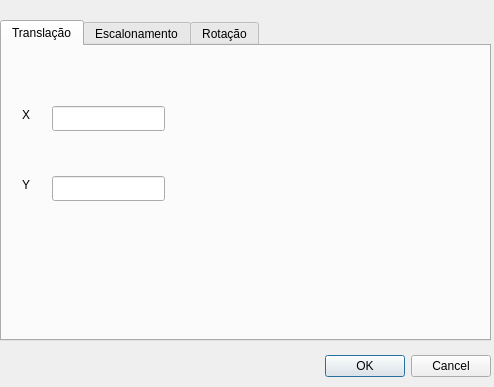
<?xml version="1.0" encoding="UTF-8"?>
<ui version="4.0">
 <class>Dialog</class>
 <widget class="QDialog" name="Dialog">
  <property name="geometry">
   <rect>
    <x>0</x>
    <y>0</y>
    <width>494</width>
    <height>387</height>
   </rect>
  </property>
  <property name="windowTitle">
   <string>Dialog</string>
  </property>
  <widget class="QDialogButtonBox" name="buttonBox">
   <property name="geometry">
    <rect>
     <x>150</x>
     <y>350</y>
     <width>341</width>
     <height>32</height>
    </rect>
   </property>
   <property name="orientation">
    <enum>Qt::Horizontal</enum>
   </property>
   <property name="standardButtons">
    <set>QDialogButtonBox::Cancel|QDialogButtonBox::Ok</set>
   </property>
  </widget>
  <widget class="QTabWidget" name="tabWidget">
   <property name="geometry">
    <rect>
     <x>0</x>
     <y>20</y>
     <width>491</width>
     <height>321</height>
    </rect>
   </property>
   <property name="currentIndex">
    <number>0</number>
   </property>
   <widget class="QWidget" name="transTab">
    <attribute name="title">
     <string>Translação</string>
    </attribute>
    <widget class="QLineEdit" name="transX">
     <property name="geometry">
      <rect>
       <x>50</x>
       <y>60</y>
       <width>113</width>
       <height>25</height>
      </rect>
     </property>
    </widget>
    <widget class="QLineEdit" name="transY">
     <property name="geometry">
      <rect>
       <x>50</x>
       <y>130</y>
       <width>113</width>
       <height>25</height>
      </rect>
     </property>
    </widget>
    <widget class="QLabel" name="label">
     <property name="geometry">
      <rect>
       <x>20</x>
       <y>60</y>
       <width>16</width>
       <height>17</height>
      </rect>
     </property>
     <property name="text">
      <string>X</string>
     </property>
    </widget>
    <widget class="QLabel" name="label_2">
     <property name="geometry">
      <rect>
       <x>20</x>
       <y>130</y>
       <width>16</width>
       <height>17</height>
      </rect>
     </property>
     <property name="text">
      <string>Y</string>
     </property>
    </widget>
   </widget>
   <widget class="QWidget" name="escTab">
    <attribute name="title">
     <string>Escalonamento</string>
    </attribute>
   </widget>
   <widget class="QWidget" name="rotTab">
    <attribute name="title">
     <string>Rotação</string>
    </attribute>
   </widget>
  </widget>
 </widget>
 <resources/>
 <connections>
  <connection>
   <sender>buttonBox</sender>
   <signal>accepted()</signal>
   <receiver>Dialog</receiver>
   <slot>accept()</slot>
   <hints>
    <hint type="sourcelabel">
     <x>248</x>
     <y>254</y>
    </hint>
    <hint type="destinationlabel">
     <x>157</x>
     <y>274</y>
    </hint>
   </hints>
  </connection>
  <connection>
   <sender>buttonBox</sender>
   <signal>rejected()</signal>
   <receiver>Dialog</receiver>
   <slot>reject()</slot>
   <hints>
    <hint type="sourcelabel">
     <x>316</x>
     <y>260</y>
    </hint>
    <hint type="destinationlabel">
     <x>286</x>
     <y>274</y>
    </hint>
   </hints>
  </connection>
 </connections>
</ui>
